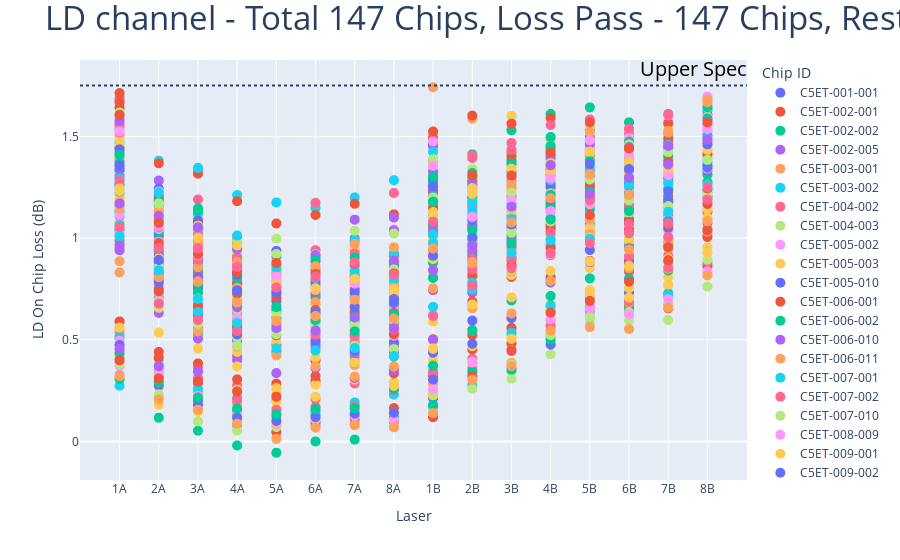

Source (notebook cell):
### Code cell
fig = px.scatter(LD_df, x='Laser', y='LD On Chip Loss (dB)', color=LD_df['Chip ID'])
fig.update_traces(marker_size=10)
fig.update_xaxes(categoryorder='array', categoryarray= ['1A', '2A', '3A', '3A', '4A', '5A', '6A', '7A', '8A', '1B', '2B', '3B', '4B', '5B', '6B', '7B', '8B'])
fig.add_hline(y=1.75, line_dash="dot",
    label=dict(
        text="Upper Spec",
        textposition="end",
        font=dict(size=20, color="black"),
        yanchor="bottom",
    ),)
fig.update_layout(title=dict(text="LD channel - Total "+str(len(LD_df['Chip ID'].unique()))+" Chips, Loss Pass - " +str(chip_qty_loss_pass) + " Chips, Rest Failed", font=dict(size=33)))
